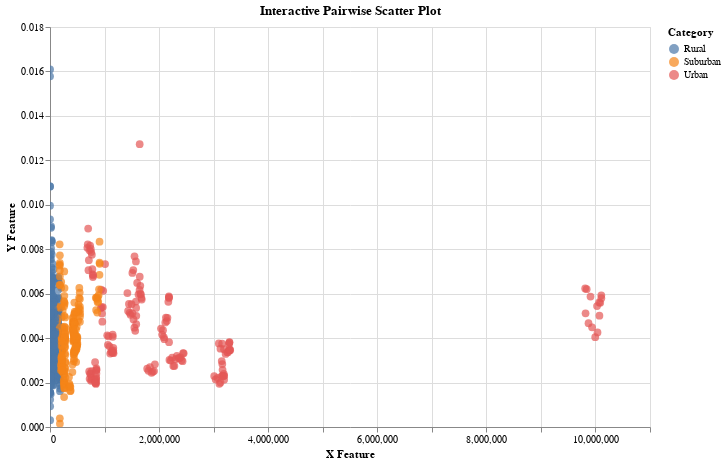

Notebook source saved alongside this figure:
### Code cell
# List of features for dropdown selection
feature_options = list(clean_dataframe.columns)

# Create dropdown selections for x and y axes
x_feature_dropdown = alt.binding_select(
    options=feature_options, name="Select Feature X:"
)
y_feature_dropdown = alt.binding_select(
    options=feature_options, name="Select  Feature Y:"
)
x_feature = alt.param(
    name="x_feature", bind=x_feature_dropdown, value="Population"
)  # Default X: Population
y_feature = alt.param(
    name="y_feature", bind=y_feature_dropdown, value="crime_rate"
)  # Default Y: CrimeRate

# Interactive scatter plot
scatter = (
    alt.Chart(clean_dataframe)
    .transform_calculate(
        x_value=f"datum[x_feature]",  # Dynamically calculate x-axis values
        y_value=f"datum[y_feature]",  # Dynamically calculate y-axis values
    )
    .mark_circle(size=60)
    .encode(
        x=alt.X("x_value:Q", title="X Feature"),  # Use dynamically calculated x_value
        y=alt.Y("y_value:Q", title="Y Feature"),  # Use dynamically calculated y_value
        color="Category:N",  # Color encoding by classification
        tooltip=["Population", "crime_rate", "high_school_rate", "Category"],
    )
    .add_params(x_feature, y_feature)
    .properties(width=600, height=400, title="Interactive Pairwise Scatter Plot")
    .interactive()
)

scatter

### Figure 1 — Vega-Lite specification as saved in the notebook (floating-point values rounded to 4 significant figures; data arrays with more than 128 entries replaced by an {"elided": "..."} marker saying what was removed)
{"config": {"view": {"continuousWidth": 300, "continuousHeight": 300}}, "data": {"name": "data-110b089cbd5ff02fbe70efc22dfdbd58"}, "mark": {"type": "circle", "size": 60}, "encoding": {"color": {"field": "Category", "type": "nominal"}, "tooltip": [{"field": "Population", "type": "quantitative"}, {"field": "crime_rate", "type": "quantitative"}, {"field": "high_school_rate", "type": "quantitative"}, {"field": "Category", "type": "nominal"}], "x": {"field": "x_value", "title": "X Feature", "type": "quantitative"}, "y": {"field": "y_value", "title": "Y Feature", "type": "quantitative"}}, "height": 400, "params": [{"name": "x_feature", "bind": {"input": "select", "options": ["County", "Year", "Population", "crime_rate", "clearance_rate", "population_density", "unemployment_rate", "adjusted_income", "poverty_rate", "rent_burden", "home_ownership_rate", "mobile_home_ratio", "vacancy_rate", "Total_Persons_Owner", "Total_Persons_Renter", "Total_Persons", "Number_of_Persons_per_HseHld", "median_age", "police_budget", "education_budget", "welfare_budget", "mental_health_budget", "rehab_budget", "health_budget", "judiciary_budget", "prison_budget", "adj_police_budget", "adj_education_budget", "adj_welfare_budget", "adj_mental_health_budget", "adj_rehab_budget", "adj_health_budget", "adj_judiciary_budget", "adj_prison_budget", "median_house_value", "house_affordability", "Category", "Category_encoded", "Category_Rural", "Category_Suburban", "Category_Urban", "uninsured_rate", "high_school_rate"], "name": "Select Feature X:"}, "value": "Population"}, {"name": "y_feature", "bind": {"input": "select", "options": ["County", "Year", "Population", "crime_rate", "clearance_rate", "population_density", "unemployment_rate", "adjusted_income", "poverty_rate", "rent_burden", "home_ownership_rate", "mobile_home_ratio", "vacancy_rate", "Total_Persons_Owner", "Total_Persons_Renter", "Total_Persons", "Number_of_Persons_per_HseHld", "median_age", "police_budget", "education_budget", "welfare_budget", "mental_health_budget", "rehab_budget", "health_budget", "judiciary_budget", "prison_budget", "adj_police_budget", "adj_education_budget", "adj_welfare_budget", "adj_mental_health_budget", "adj_rehab_budget", "adj_health_budget", "adj_judiciary_budget", "adj_prison_budget", "median_house_value", "house_affordability", "Category", "Category_encoded", "Category_Rural", "Category_Suburban", "Category_Urban", "uninsured_rate", "high_school_rate"], "name": "Select  Feature Y:"}, "value": "crime_rate"}, {"name": "param_4", "select": {"type": "interval", "encodings": ["x", "y"]}, "bind": "scales"}], "title": "Interactive Pairwise Scatter Plot", "transform": [{"calculate": "datum[x_feature]", "as": "x_value"}, {"calculate": "datum[y_feature]", "as": "y_value"}], "width": 600, "$schema": "https://vega.github.io/schema/vega-lite/v5.20.1.json", "datasets": {"data-110b089cbd5ff02fbe70efc22dfdbd58": {"elided": "702 records"}}}
